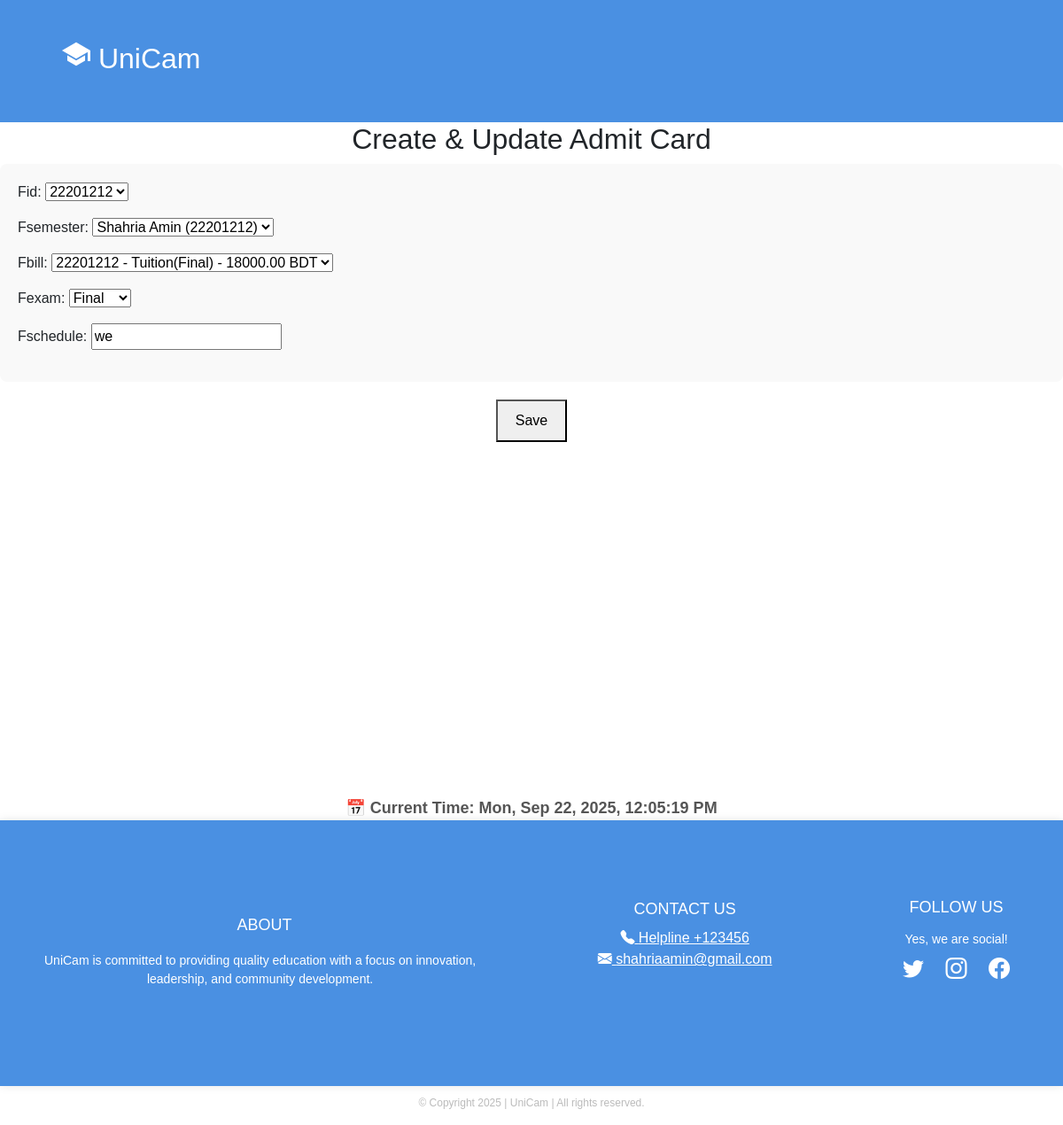
The app's page /update-admitcard/22201212/, older data.
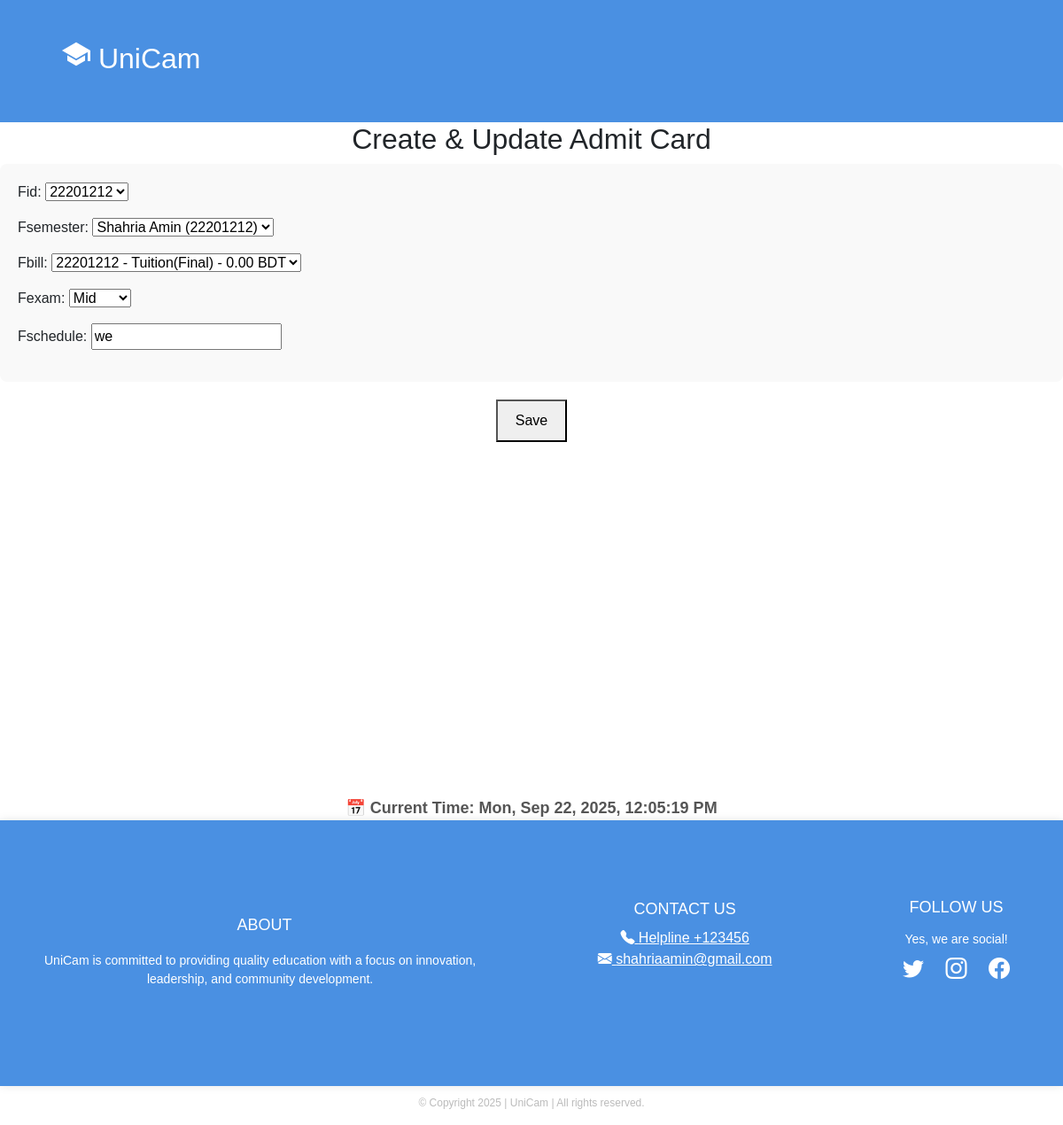
The same page, newer data.
### app1/models.py (models this page shows)
class FinalAdmitCard(models.Model):
    fid = models.ForeignKey(Student, on_delete=models.CASCADE, related_name='admit_student')
    fsemester = models.ForeignKey(StudentInfo, on_delete=models.CASCADE, related_name='admit_semester')
    fbill = models.ForeignKey(LastPayment, on_delete=models.CASCADE, related_name='admitcard_bill')
    fexam = models.CharField(
        max_length=20,
        choices=[('Mid', 'Mid'), ('Final', 'Final')]
    )
    fschedule = models.CharField(max_length=100, null=True, blank=True)

### app1/views.py (the view)
# urls.py: path('update-admitcard/<int:sid>/', views.update_admitcard, name='admitform'),
@csrf_exempt
def update_admitcard(request, sid):
    student = get_object_or_404(Student, id=sid)
    admitcard = FinalAdmitCard.objects.filter(fid=student).first()
    if request.method == 'POST':
        admitcard_form = FinalAdmitCardForm(request.POST, instance=admitcard)
        if admitcard_form.is_valid():
            admitcard_form.save()
            return redirect('paymentform')
    else:
        admitcard_form = FinalAdmitCardForm(instance=admitcard)
    context = {
        'admitcard_form': admitcard_form,
    }
    return render(request, 'admitform.html', context)

### app1/forms.py
class FinalAdmitCardForm(forms.ModelForm):
    class Meta:
        model = FinalAdmitCard
        fields = ['fid', 'fsemester', 'fbill', 'fexam', 'fschedule']

### app1/models.py (called while the page is built)
    def __str__(self):
        return self.id

    def __str__(self):
        return f"{self.sname} ({self.sroll})"

    def __str__(self):
        return f"{self.l_student} - {self.l_payment_type} - {self.l_due} BDT"

### templates/admitform.html (shortened to what this page needs)
{% load static %}
<!DOCTYPE html>
<html lang="en">
<head>
  <link href="https://cdn.jsdelivr.net/npm/bootstrap@5.3.3/dist/css/bootstrap.min.css" rel="stylesheet"
>
  <link rel="stylesheet" href="https://cdn.jsdelivr.net/npm/bootstrap-icons@1.10.5/font/bootstrap-icons.css">
</head>
<body>
<header class="header">
  <div class="logo-title">
    <h2 class="logo"><ion-icon name="school-sharp"></ion-icon> UniCam</h2>
  </div>
</header>
<h2 style="text-align: center;">Create & Update Admit Card</h2>
<form method="POST">
    <div  style="background-color: #f9f9f9; padding: 20px; border-radius: 8px; margin-bottom: 20px;">
        {{ admitcard_form.as_p }}
    </div>
    <div style="text-align: center; margin-top: 20px;">
        <button type="submit" style="padding: 10px 20px; font-size: 16px;">Save</button>
    </div>
</form>
</div><br><br><br><br><br><br><br><br><br><br><br><br><br><br><br>
<div style="text-align: center; margin-top: 40px;">
  <div id="clock" style="font-size: 18px; font-weight: bold; color: #555;"></div>
</div>
<footer class="footer" id="footer-section">
  <div class="footer-section">
      <h3>ABOUT</h3>
      <p>UniCam is committed to providing quality education with a focus on innovation,<br> leadership, and community
        development.</p>
  </div>
  <div class="footer-section">
      <h3 >CONTACT US</h3>
      <a href="tel:123456"  style="color: white;" ><i class="bi bi-telephone-fill" style="color: white;"    ></i> Helpline +123456</a>
      <a href="https://www.gmail.com"  style="color: white;" ><i class="bi bi-envelope-fill"  style="color: white;" ></i> shahriaamin@gmail.com</a>
  </div>
  <div class="footer-section">
      <h3 style="margin-top: -2px;">FOLLOW US</h3>
      <p>Yes, we are social!</p>
      <div class="social-icons">
        <a href="https://www.twitter.com" target="_blank"><i class="bi bi-twitter"></i></a>
        <a href="https://www.instagram.com" target="_blank"><i class="bi bi-instagram"></i></a>
        <a href="https://www.facebook.com" target="_blank"><i class="bi bi-facebook"></i></a>
      </div>
  </div>
</footer>
<div class="copyright">
  <p>© Copyright 2025 | UniCam | All rights reserved.</p>
</div>
</body>
</html>

Row changes from the older to the newer data that the page shows:
removed FinalAdmitCard: fid "22201212", fsemester "Shahria Amin (22201212)", fbill "22201212 - Tuition(Final) - 18000.00 BDT", fexam "Final", fschedule "we"
added FinalAdmitCard: fid "22201212", fsemester "Shahria Amin (22201212)", fbill "22201212 - Tuition(Final) - 0.00 BDT", fexam "Mid", fschedule "we"
